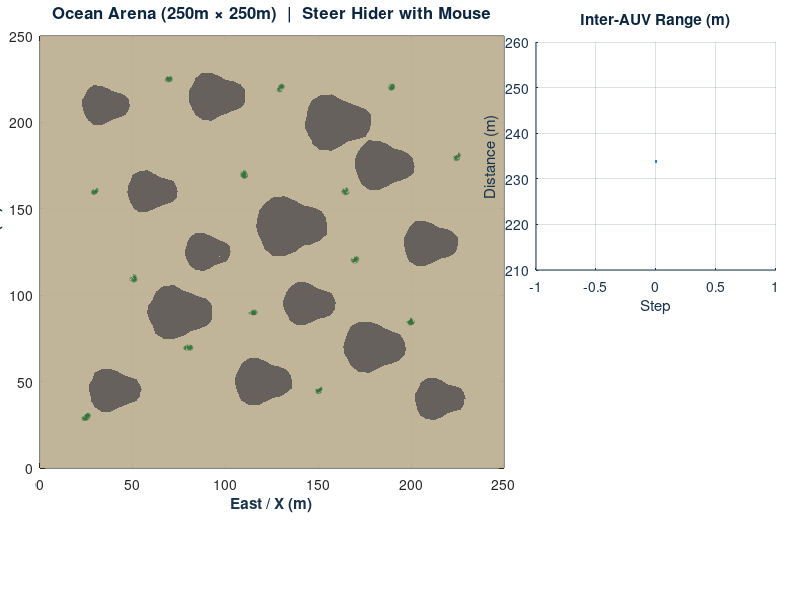

Write the MATLAB code that produced this figure. (Note: this script raises an error after producing the figure.)
%% StandaloneSimulation.m
%  ========================================================================
%  UNDERWATER DRONE HIDE & SEEK — STANDALONE SIMULATION
%  ========================================================================
%  Paste this into MATLAB Online and click RUN!
%
%  Controls:
%    - Move your mouse over the 3D arena to steer the HIDER (green circle)
%    - The SEEKER (red square) autonomously hunts using conical sonar
%    - Hide behind boulders to break line-of-sight!
%  ========================================================================

function StandaloneSimulation()
    clc; close all;

    %% =====================================================================
    %   1. FIGURE & AXES SETUP
    % ======================================================================
    hFig = figure('Name', 'Underwater Drone Hide & Seek — Interactive', ...
                  'Color', [0.88, 0.94, 0.98], ...
                  'Position', [40, 40, 1200, 820], ...
                  'Renderer', 'opengl');

    hAx = axes('Parent', hFig, 'Position', [0.05 0.22 0.58 0.72]);
    hold(hAx, 'on'); grid(hAx, 'on');

    X_MAX = 250; Y_MAX = 250; Z_MAX = 60;
    xlim(hAx, [0 X_MAX]); ylim(hAx, [0 Y_MAX]); zlim(hAx, [0 Z_MAX]);

    xlabel(hAx, 'East / X (m)',  'FontWeight','bold','Color',[0.1 0.2 0.3]);
    ylabel(hAx, 'North / Y (m)', 'FontWeight','bold','Color',[0.1 0.2 0.3]);
    zlabel(hAx, 'Depth / Z (m)', 'FontWeight','bold','Color',[0.1 0.2 0.3]);
    title(hAx, 'Ocean Arena (250m × 250m)  |  Steer Hider with Mouse', ...
          'FontSize',12,'FontWeight','bold','Color',[0.05 0.15 0.25]);

    set(hAx, 'ZDir','reverse', ...
             'Color',[0.82 0.92 0.96], ...
             'GridColor',[0.55 0.70 0.80], ...
             'GridAlpha',0.35, 'Box','on');

    %% =====================================================================
    %   2. BATHYMETRIC SEABED
    % ======================================================================
    [Xbed, Ybed] = meshgrid(0:5:X_MAX, 0:5:Y_MAX);
    Zbed = 56.0 + 2.5*sin(Xbed/22).*cos(Ybed/26) + 1.2*sin((Xbed+Ybed)/18);
    surf(hAx, Xbed, Ybed, Zbed, 'FaceColor',[0.74 0.69 0.58], ...
         'EdgeColor','none','FaceAlpha',0.95);

    %% =====================================================================
    %   3. PROCEDURAL BOULDERS (14)
    % ======================================================================
    rockData = [
         40,  45, 11.0;  75,  90, 13.5; 120,  50, 12.0;  60, 160, 10.5;
        135, 140, 15.0; 180,  70, 13.0; 210, 130, 11.5; 160, 200, 14.0;
         95, 215, 12.0;  35, 210, 10.0; 215,  40, 10.5; 185, 175, 12.5;
         90, 125,  9.5; 145,  95, 11.0
    ];
    numRocks = size(rockData,1);
    rockModels = cell(numRocks,1);
    rng(101);

    for i = 1:numRocks
        cx = rockData(i,1); cy = rockData(i,2); baseR = rockData(i,3);
        cz = 56.0 + 2.5*sin(cx/22)*cos(cy/26) - baseR*0.52;
        [sx,sy,sz] = sphere(22);
        noise = 1.0 + 0.22*sin(3*sx).*cos(3*sy) + 0.12*cos(5*sz) + 0.08*(rand(size(sx))-0.5);
        rx = cx + baseR*sx.*noise*1.15;
        ry = cy + baseR*sy.*noise*0.95;
        rz = cz + baseR*sz.*noise*0.85;
        rockModels{i}.center = [cx, cy, cz];
        rockModels{i}.radius = baseR * 1.08;
        surf(hAx, rx, ry, rz, 'FaceColor',[0.40 0.38 0.36], ...
             'EdgeColor','none','FaceAlpha',1.0);
    end

    %% =====================================================================
    %   4. KELP VEGETATION (14 CLUSTERS)
    % ======================================================================
    plantClusters = [
        25,30; 50,110; 80,70; 110,170; 150,45; 170,120;
        200,85; 225,180; 130,220; 70,225; 30,160; 190,220; 115,90; 165,160
    ];
    for p = 1:size(plantClusters,1)
        px = plantClusters(p,1); py = plantClusters(p,2);
        pz_bed = 56.0 + 2.5*sin(px/22)*cos(py/26);
        for stalk = 1:3
            stalkH = 12 + rand()*5;
            zNodes = linspace(pz_bed, pz_bed-stalkH, 16);
            xSway  = px + (rand()-0.5)*2.0 + 1.1*sin((pz_bed-zNodes)/2.5);
            ySway  = py + (rand()-0.5)*2.0 + 0.9*cos((pz_bed-zNodes)/2.8);
            plot3(hAx, xSway, ySway, zNodes, 'Color',[0.18 0.44 0.22],'LineWidth',2.0);
        end
    end

    %% =====================================================================
    %   5. SIDE PANELS (Distance Plot & HUD)
    % ======================================================================
    % Distance plot panel
    axDist = axes('Parent', hFig, 'Position', [0.67 0.55 0.30 0.38]);
    set(axDist, 'Color',[0.92 0.96 1.0], 'XColor',[0.1 0.2 0.3], 'YColor',[0.1 0.2 0.3]);
    hold(axDist,'on'); grid(axDist,'on');
    title(axDist,'Inter-AUV Range (m)','FontWeight','bold','Color',[0.05 0.15 0.25]);
    xlabel(axDist,'Step'); ylabel(axDist,'Distance (m)');
    hDistLine = plot(axDist, 0, norm([200-35, 200-35, 42-28]), 'Color',[0.1 0.5 0.9],'LineWidth',2);
    hCaptLine = yline(axDist, 8.0, 'r--', 'Capture','LineWidth',1.5,'Color',[0.8 0.1 0.1]);

    % HUD stats panel (text area)
    axHUD = axes('Parent', hFig, 'Position', [0.67 0.08 0.30 0.42]);
    axis(axHUD,'off');
    set(axHUD,'Color',[0.88 0.94 0.98]);
    hHUDText = text(axHUD, 0.05, 0.95, 'INITIALIZING...', ...
        'Units','normalized','VerticalAlignment','top', ...
        'FontSize',10,'FontName','Courier','Color',[0.05 0.15 0.25], ...
        'BackgroundColor',[0.93 0.97 1.0],'Margin',8, ...
        'Interpreter','none');

    % Legend panel at bottom
    axLeg = axes('Parent', hFig, 'Position', [0.05 0.04 0.58 0.12]);
    axis(axLeg,'off'); set(axLeg,'Color',[0.88 0.94 0.98]);
    text(axLeg,0.02,0.65,'● HIDER (You — steer with mouse)', 'Units','normalized','Color',[0.05 0.5 0.15],'FontSize',10,'FontWeight','bold');
    text(axLeg,0.02,0.25,'■ SEEKER (Autonomous AI + Sonar)', 'Units','normalized','Color',[0.75 0.1 0.1], 'FontSize',10,'FontWeight','bold');
    text(axLeg,0.55,0.65,'◀ Blue cone = active sonar beam','Units','normalized','Color',[0.05 0.4 0.75],'FontSize',10);
    text(axLeg,0.55,0.25,'★ Hide behind boulders for acoustic shadow!','Units','normalized','Color',[0.4 0.3 0.05],'FontSize',10);

    %% =====================================================================
    %   6. AGENT INITIAL POSITIONS & GRAPHICS HANDLES
    % ======================================================================
    global mouseTargetPos isSimRunning arenaBounds;
    arenaBounds     = [X_MAX, Y_MAX, Z_MAX];
    mouseTargetPos  = [200.0, 200.0, 42.0];
    isSimRunning    = true;

    hiderPos  = [200.0, 200.0, 42.0];
    seekerPos = [35.0,  35.0,  28.0];
    seekerVel = [0.0, 0.0, 0.0];

    % Agent markers
    hHider = plot3(hAx, hiderPos(1), hiderPos(2), hiderPos(3), 'o', ...
                   'MarkerSize',11, 'MarkerFaceColor',[0.15 0.7 0.3], ...
                   'MarkerEdgeColor',[0.05 0.35 0.15], 'LineWidth',1.5);
    hSeeker = plot3(hAx, seekerPos(1), seekerPos(2), seekerPos(3), 's', ...
                    'MarkerSize',12, 'MarkerFaceColor',[0.85 0.25 0.2], ...
                    'MarkerEdgeColor',[0.45 0.05 0.05], 'LineWidth',1.5);
    hPointerTarget = plot3(hAx, mouseTargetPos(1), mouseTargetPos(2), mouseTargetPos(3), ...
                           'x','MarkerSize',13,'LineWidth',2,'Color',[0.1 0.6 0.2]);

    % Trails
    hHiderTrail  = plot3(hAx, hiderPos(1), hiderPos(2), hiderPos(3), ...
                         '-', 'Color',[0.1 0.55 0.25],'LineWidth',1.4);
    hSeekerTrail = plot3(hAx, seekerPos(1), seekerPos(2), seekerPos(3), ...
                         '--','Color',[0.75 0.2 0.15],'LineWidth',1.2);

    % In-scene HUD label
    hInSceneHUD = text(hAx, 8, 12, 6, 'INITIALIZING...', ...
                       'FontSize',10,'FontWeight','bold','Color',[0.1 0.25 0.35], ...
                       'BackgroundColor',[0.95 0.98 1.0],'Margin',5);

    view(hAx, 38, 30); camlight('headlight'); lighting(hAx,'gouraud');

    % Mouse & close callbacks
    set(hFig,'WindowButtonMotionFcn', @(src,evt) onMouseMove(hAx));
    set(hFig,'CloseRequestFcn',       @(src,evt) onCloseFigure(src));

    %% =====================================================================
    %   7. PARTICLE FILTER STATE (50 particles for seeker estimate)
    % ======================================================================
    numParticles = 50;
    particles    = repmat(hiderPos, numParticles, 1) + randn(numParticles,3)*20;
    weights      = ones(numParticles,1) / numParticles;

    %% =====================================================================
    %   8. MAIN SIMULATION LOOP
    % ======================================================================
    sonarMaxRange      = 65.0;
    azimuthAperture    = deg2rad(38);
    elevationAperture  = deg2rad(24);
    sonarAzimuth       = deg2rad(0);
    sonarPitch         = deg2rad(6);
    captureRadius      = 8.0;
    stateNames         = {'SEARCH','TRACK','PURSUE'};
    hiderNames         = {'HIDE','SILENT','EVADE'};
    seekerState        = 1; hiderState = 1;

    hiderTrailX  = hiderPos(1);  hiderTrailY  = hiderPos(2);  hiderTrailZ  = hiderPos(3);
    seekerTrailX = seekerPos(1); seekerTrailY = seekerPos(2); seekerTrailZ = seekerPos(3);

    distHist = norm(hiderPos - seekerPos);
    stepHist = 0;

    hSonarMesh  = [];
    isLockedOn  = false;
    step        = 0;
    captured    = false;

    while isSimRunning && ishandle(hFig)
        step = step + 1;

        %% A. HIDER KINEMATICS (mouse-driven)
        diffPointer   = mouseTargetPos - hiderPos;
        distToPointer = norm(diffPointer);
        if distToPointer > 0.5
            hiderSpeed = min(2.40, distToPointer * 0.45);
            hiderPos   = hiderPos + hiderSpeed*(diffPointer/distToPointer);
        end
        % Hider AI state based on proximity to seeker
        distSH = norm(hiderPos - seekerPos);
        if distSH < 20
            hiderState = 3;
        elseif distSH < 50
            hiderState = 2;
        else
            hiderState = 1;
        end

        %% B. SONAR GEOMETRY
        delete(hSonarMesh);
        if ~isLockedOn
            % Wide patrol arc around arena centre
            patrolTarget = [125 + 85*cos(step*0.025), 125 + 85*sin(step*0.03), 30 + 6*sin(step*0.04)];
            dirP  = patrolTarget - seekerPos;
            seekerVel = 0.85*(dirP/norm(dirP));
            seekerPos = seekerPos + seekerVel;
            sonarAzimuth = mod(sonarAzimuth + deg2rad(9), 2*pi);
            sonarPitch   = deg2rad(7)*sin(step*0.10) + deg2rad(5);
            seekerState  = 1;
        else
            dirToHider   = hiderPos - seekerPos;
            speedS       = min(1.4, distSH * 0.05 + 0.6);
            seekerVel    = speedS*(dirToHider/norm(dirToHider));
            seekerPos    = seekerPos + seekerVel;
            sonarAzimuth = atan2(dirToHider(2), dirToHider(1));
            sonarPitch   = atan2(dirToHider(3), norm(dirToHider(1:2)));
            seekerState  = ternary(distSH < 25, 3, 2);
        end

        % Build conical sonar mesh
        [Rgrid,PhiGrid] = meshgrid(linspace(0,sonarMaxRange,8), linspace(0,2*pi,20));
        cLX = Rgrid;
        cLY = Rgrid.*tan(azimuthAperture).*cos(PhiGrid);
        cLZ = Rgrid.*tan(elevationAperture).*sin(PhiGrid);
        Rz  = [cos(sonarAzimuth) -sin(sonarAzimuth) 0; sin(sonarAzimuth) cos(sonarAzimuth) 0; 0 0 1];
        Ry  = [cos(sonarPitch) 0 sin(sonarPitch); 0 1 0; -sin(sonarPitch) 0 cos(sonarPitch)];
        Rot = Rz*Ry;
        cR  = Rot*[cLX(:)'; cLY(:)'; cLZ(:)'];
        cX  = seekerPos(1) + reshape(cR(1,:), size(Rgrid));
        cY  = seekerPos(2) + reshape(cR(2,:), size(Rgrid));
        cZ  = seekerPos(3) + reshape(cR(3,:), size(Rgrid));
        hSonarMesh = surf(hAx, cX, cY, cZ, ...
                          'FaceColor',[0.1 0.65 0.95],'EdgeColor','none','FaceAlpha',0.16);

        %% C. RAY-CAST OCCLUSION — ALL 14 BOULDERS
        relVec       = hiderPos - seekerPos;
        rangeToHider = norm(relVec);
        beamDir      = Rot*[1;0;0];
        cosA         = dot(relVec/rangeToHider, beamDir);
        targetAngle  = acos(max(-1.0, min(1.0, cosA)));
        isInsideBeam = (rangeToHider <= sonarMaxRange) && (targetAngle <= azimuthAperture);
        isOccluded   = false;

        if isInsideBeam
            rayDir = relVec / rangeToHider;
            for r = 1:numRocks
                rC   = rockModels{r}.center;
                rRad = rockModels{r}.radius;
                proj = dot(rC - seekerPos, rayDir);
                if proj > 0 && proj < rangeToHider
                    perpDist = norm((seekerPos + proj*rayDir) - rC);
                    if perpDist <= rRad
                        isOccluded = true; break;
                    end
                end
            end
        end

        %% D. PARTICLE FILTER UPDATE
        if isInsideBeam && ~isOccluded
            meas = hiderPos + randn(1,3)*3.0;
        else
            meas = seekerPos + randn(1,3)*30.0;
        end
        particles  = particles + randn(numParticles,3)*1.5;
        distsP     = vecnorm(particles - meas, 2, 2);
        weights    = exp(-distsP.^2/(2*15^2));
        weights    = weights / sum(weights);
        idxR       = drawRandomIdx(weights, numParticles);
        particles  = particles(idxR,:);

        %% E. CAPTURE CHECK
        if distSH <= captureRadius
            captured = true;
        end

        %% F. LOCK-ON & STATUS DISPLAY
        if isInsideBeam && ~isOccluded
            isLockedOn = true;
            sonarColor = [0.95 0.25 0.1];
            sonarAlpha = 0.28;
            statusStr  = sprintf('⚠ ALERT: HIDER SPOTTED! PURSUING\n  Range: %.1f m  Step: %d', rangeToHider, step);
            statusCol  = [0.80 0.05 0.05];
            set(hHider, 'MarkerFaceColor',[0.9 0.1 0.1],'MarkerSize',14);
        elseif isInsideBeam && isOccluded
            isLockedOn = false;
            sonarColor = [0.15 0.65 0.95];
            sonarAlpha = 0.16;
            statusStr  = sprintf('★ SHADOW ZONE — Boulder occlusion active\n  Range: %.1f m  Step: %d', rangeToHider, step);
            statusCol  = [0.55 0.40 0.05];
            set(hHider, 'MarkerFaceColor',[0.15 0.70 0.30],'MarkerSize',11);
        else
            isLockedOn = false;
            sonarColor = [0.1 0.65 0.95];
            sonarAlpha = 0.16;
            statusStr  = sprintf('◉ SEARCHING — Steer hider with mouse\n  Range: %.1f m  Step: %d', rangeToHider, step);
            statusCol  = [0.1 0.25 0.35];
            set(hHider, 'MarkerFaceColor',[0.15 0.70 0.30],'MarkerSize',11);
        end
        set(hSonarMesh, 'FaceColor', sonarColor, 'FaceAlpha', sonarAlpha);
        set(hInSceneHUD, 'String', statusStr, 'Color', statusCol);

        % Rich HUD panel
        hudLines = sprintf([ ...
            '┌──────────────────────────────┐\n' ...
            '│  STATUS TELEMETRY HUD        │\n' ...
            '├──────────────────────────────┤\n' ...
            '│ Step        : %6d         │\n' ...
            '│ Range       : %6.1f m      │\n' ...
            '│ Sonar       : %-12s   │\n' ...
            '│ Seeker Mode : %-12s   │\n' ...
            '│ Hider Mode  : %-12s   │\n' ...
            '├──────────────────────────────┤\n' ...
            '│ Seeker Pos  : (%.0f, %.0f, %.0f)  │\n' ...
            '│ Hider Pos   : (%.0f, %.0f, %.0f)  │\n' ...
            '└──────────────────────────────┘'], ...
            step, rangeToHider, ...
            ternaryStr(isInsideBeam && ~isOccluded, 'LOCKED ON', 'SCANNING'), ...
            stateNames{seekerState}, hiderNames{hiderState}, ...
            seekerPos(1), seekerPos(2), seekerPos(3), ...
            hiderPos(1),  hiderPos(2),  hiderPos(3));
        set(hHUDText, 'String', hudLines);

        %% G. GRAPHICS UPDATE
        set(hHider,         'XData',hiderPos(1),  'YData',hiderPos(2),  'ZData',hiderPos(3));
        set(hSeeker,        'XData',seekerPos(1), 'YData',seekerPos(2), 'ZData',seekerPos(3));
        set(hPointerTarget, 'XData',mouseTargetPos(1),'YData',mouseTargetPos(2),'ZData',mouseTargetPos(3));

        if mod(step,2) == 0
            hiderTrailX(end+1)  = hiderPos(1);  hiderTrailY(end+1)  = hiderPos(2);  hiderTrailZ(end+1)  = hiderPos(3);
            seekerTrailX(end+1) = seekerPos(1); seekerTrailY(end+1) = seekerPos(2); seekerTrailZ(end+1) = seekerPos(3);
            if length(hiderTrailX) > 80
                hiderTrailX(1)=[]; hiderTrailY(1)=[]; hiderTrailZ(1)=[];
                seekerTrailX(1)=[]; seekerTrailY(1)=[]; seekerTrailZ(1)=[];
            end
            set(hHiderTrail,  'XData',hiderTrailX,  'YData',hiderTrailY,  'ZData',hiderTrailZ);
            set(hSeekerTrail, 'XData',seekerTrailX, 'YData',seekerTrailY, 'ZData',seekerTrailZ);
        end

        % Distance plot
        distHist(end+1) = distSH; %#ok<AGROW>
        stepHist(end+1) = step;   %#ok<AGROW>
        set(hDistLine, 'XData', stepHist, 'YData', distHist);

        drawnow limitrate;
        pause(0.025);

        if captured
            set(hInSceneHUD, 'String', sprintf('>>> CAPTURE! Range: %.1f m <<<', distSH), 'Color', [0.8 0.05 0.05]);
            set(hHUDText, 'String', sprintf('GAME OVER — SEEKER WINS!\nCapture at step %d\nFinal range: %.1f m', step, distSH));
            drawnow;
            pause(3);
            break;
        end
    end
end

%% =========================================================================
%   MOUSE CALLBACK
% =========================================================================
function onMouseMove(hAx)
    global mouseTargetPos arenaBounds;
    cp     = get(hAx, 'CurrentPoint');
    pFront = cp(1,:); pBack = cp(2,:);
    targetZ = 42.0;
    if abs(pBack(3) - pFront(3)) > 1e-9
        t = (targetZ - pFront(3)) / (pBack(3) - pFront(3));
        tX = pFront(1) + t*(pBack(1)-pFront(1));
        tY = pFront(2) + t*(pBack(2)-pFront(2));
        mouseTargetPos = [max(5, min(arenaBounds(1)-5, tX)), ...
                          max(5, min(arenaBounds(2)-5, tY)), targetZ];
    end
end

function onCloseFigure(figHandle)
    global isSimRunning;
    isSimRunning = false;
    delete(figHandle);
end

%% =========================================================================
%   HELPERS
% =========================================================================
function indices = drawRandomIdx(weights, N)
    edges = [0; cumsum(weights)]; edges(end) = 1.0;
    u = rand(N,1); indices = zeros(N,1);
    for i = 1:N
        idx = find(u(i) >= edges(1:end-1) & u(i) < edges(2:end), 1);
        if isempty(idx), idx = N; end
        indices(i) = idx;
    end
end

function v = ternary(cond, a, b)
    if cond, v = a; else, v = b; end
end

function s = ternaryStr(cond, a, b)
    if cond, s = a; else, s = b; end
end
